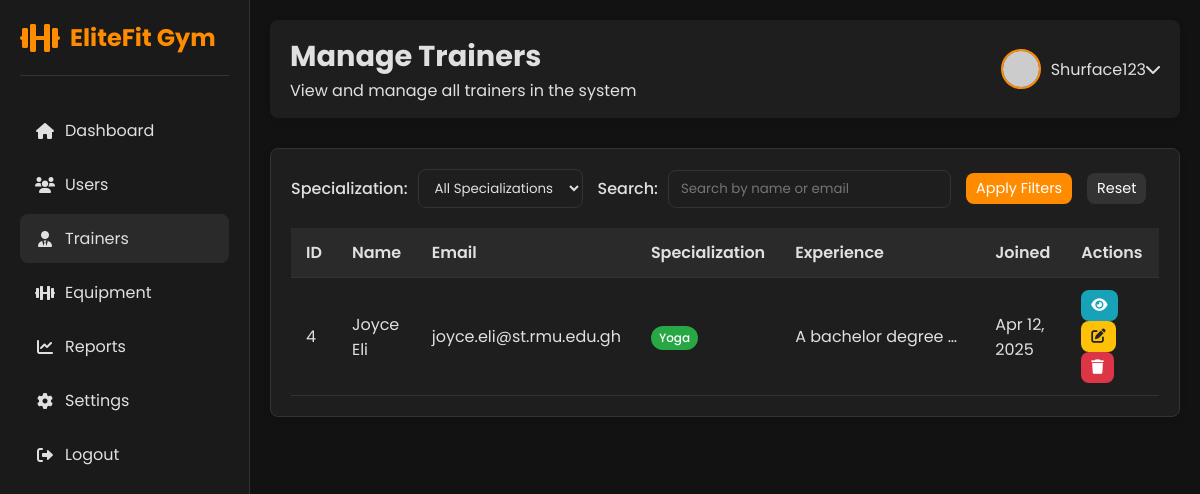
The app's page /Public/admin/trainers.php (signed in) with its own data.
### tables this page shows
CREATE TABLE IF NOT EXISTS `users` (
  `id` int NOT NULL AUTO_INCREMENT,
  `name` varchar(100) NOT NULL,
  `email` varchar(100) NOT NULL,
  `password` varchar(255) NOT NULL,
  `role` enum('Member','Trainer','Admin','EquipmentManager') NOT NULL,
  `experience_level` varchar(50) DEFAULT NULL,
  `fitness_goals` text,
  `preferred_routines` text,
  `created_at` timestamp NULL DEFAULT CURRENT_TIMESTAMP,
  `height` varchar(20) DEFAULT NULL,
  `weight` decimal(5,2) DEFAULT NULL,
  `date_of_birth` date DEFAULT NULL,
  `profile_image` varchar(255) DEFAULT NULL,
  `phone` varchar(20) DEFAULT NULL,
  `locked_until` datetime DEFAULT NULL,
  `failed_attempts` int DEFAULT '0',
  PRIMARY KEY (`id`),
  UNIQUE KEY `email` (`email`),
  KEY `idx_locked_until` (`locked_until`)
);

### Public/admin/trainers.php (the view, shortened to what this page needs)
<?php
$userName = $_SESSION['name'];
$search = isset($_GET['search']) ? $_GET['search'] : '';
$page = isset($_GET['page']) ? (int)$_GET['page'] : 1;
$perPage = 10;
$offset = ($page - 1) * $perPage;
$conn = connectDB();
$query = "SELECT id, name, email, experience_level AS specialization, fitness_goals AS experience, preferred_routines AS approach, created_at FROM users WHERE role = 'Trainer'";
$params = [];
$limitOffset = " ORDER BY created_at DESC LIMIT " . (int)$perPage . " OFFSET " . (int)$offset;
$query .= $limitOffset;
$stmt = $conn->prepare($query);
$stmt->execute($params);
$trainers = $stmt->fetchAll(PDO::FETCH_ASSOC);
$theme = isset($_COOKIE['admin_theme']) ? $_COOKIE['admin_theme'] : 'dark';
?>
<!DOCTYPE html>
<html lang="en" data-theme="<?php echo $theme; ?>">
<head>
   <link rel="stylesheet" href="https://cdnjs.cloudflare.com/ajax/libs/font-awesome/6.0.0-beta3/css/all.min.css">
</head>
<body>
   <div class="dashboard-container">
       <div class="sidebar">
           <div class="sidebar-header">
               <i class="fas fa-dumbbell fa-2x" style="color: var(--orange);"></i>
               <h2>EliteFit Gym</h2>
           </div>
           <ul class="sidebar-menu">
               <li><a href="dashboard.php"><i class="fas fa-home"></i> <span>Dashboard</span></a></li>
               <li><a href="users.php"><i class="fas fa-users"></i> <span>Users</span></a></li>
               <li><a href="trainers.php" class="active"><i class="fas fa-user-tie"></i> <span>Trainers</span></a></li>
               <li><a href="equipment-managers.php"><i class="fas fa-dumbbell"></i> <span>Equipment</span></a></li>
               <li><a href="reports.php"><i class="fas fa-chart-line"></i> <span>Reports</span></a></li>
               <li><a href="admin_settings.php"><i class="fas fa-cog"></i> <span>Settings</span></a></li>
               <li><a href="../logout.php"><i class="fas fa-sign-out-alt"></i> <span>Logout</span></a></li>
           </ul>
       </div>
       <div class="main-content">
           <div class="header">
               <div>
                   <h1>Manage Trainers</h1>
                   <p>View and manage all trainers in the system</p>
               </div>
               <div class="user-info">
                   <img src="https://randomuser.me/api/portraits/women/1.jpg" alt="User Avatar">
                   <div class="dropdown">
                       <div class="dropdown-toggle" onclick="toggleDropdown()">
                           <span><?php echo htmlspecialchars($userName); ?></span>
                           <i class="fas fa-chevron-down ml-2"></i>
                       </div>
                   </div>
               </div>
           </div>
           <div class="card">
               <form action="" method="get">
                   <div class="filter-section">
                       <div class="filter-group">
                           <label class="filter-label" for="specialization">Specialization:</label>
                           <select name="specialization" id="specialization" class="filter-select">
                               <option value="">All Specializations</option>
                           </select>
                       </div>
                       <div class="filter-group">
                           <label class="filter-label" for="search">Search:</label>
                           <input type="text" name="search" id="search" class="filter-input" placeholder="Search by name or email" value="<?php echo htmlspecialchars($search); ?>">
                       </div>
                       <button type="submit" class="btn btn-sm">Apply Filters</button>
                       <a href="trainers.php" class="btn btn-sm" style="background-color: var(--secondary);">Reset</a>
                   </div>
               </form>
               <div class="table-container">
                   <table class="table">
                       <thead>
                           <tr>
                               <th>ID</th>
                               <th>Name</th>
                               <th>Email</th>
                               <th>Specialization</th>
                               <th>Experience</th>
                               <th>Joined</th>
                               <th>Actions</th>
                           </tr>
                       </thead>
                       <tbody>
                           <?php if (count($trainers) > 0): ?>
                               <?php foreach ($trainers as $trainer): ?>
                                   <tr>
                                       <td><?php echo $trainer['id']; ?></td>
                                       <td><?php echo htmlspecialchars($trainer['name']); ?></td>
                                       <td><?php echo htmlspecialchars($trainer['email']); ?></td>
                                       <td>
                                           <span class="badge badge-success">
                                               <?php echo htmlspecialchars($trainer['specialization'] ?? 'N/A'); ?>
                                           </span>
                                       </td>
                                       <td class="truncate" title="<?php echo htmlspecialchars($trainer['experience'] ?? ''); ?>">
                                           <?php echo htmlspecialchars($trainer['experience'] ?? 'N/A'); ?>
                                       </td>
                                       <td><?php echo date('M d, Y', strtotime($trainer['created_at'])); ?></td>
                                       <td>
                                           <a href="view-trainer.php?id=<?php echo $trainer['id']; ?>" class="btn btn-sm btn-info" title="View"><i class="fas fa-eye"></i></a>
                                           <a href="edit-user.php?id=<?php echo $trainer['id']; ?>" class="btn btn-sm btn-warning" title="Edit"><i class="fas fa-edit"></i></a>
                                           <a href="javascript:void(0);" onclick="confirmDelete(<?php echo $trainer['id']; ?>, '<?php echo htmlspecialchars($trainer['name']); ?>')" class="btn btn-sm btn-danger" title="Delete"><i class="fas fa-trash"></i></a>
                                       </td>
                                   </tr>
                               <?php endforeach; ?>
                           <?php else: ?>
                               <tr>
                                   <td colspan="7" style="text-align: center;">No trainers found.</td>
                               </tr>
                           <?php endif; ?>
                       </tbody>
                   </table>
               </div>
           </div>
       </div>
   </div>
</body>
</html>

### Public/admin/trainers.php (style rules this page uses)
:root { --primary: #ff4d4d; --secondary: #333; --light: #f8f9fa; --dark: #212529; --success: #28a745; --danger: #dc3545; --warning: #ffc107; --info: #17a2b8; --border-radius: 8px; --orange: #FF8C00; --bg-light: #f5f7fa; --text-light: #333; --card-light: #ffffff; --border-light: #e0e0e0; --sidebar-light: #ffffff; --sidebar-text-light: #333; --sidebar-hover-light: #f0f0f0; --bg-dark: #121212; --text-dark: #e0e0e0; --card-dark: #1e1e1e; --border-dark: #333; --sidebar-dark: #1a1a1a; --sidebar-text-dark: #e0e0e0; --sidebar-hover-dark: #2a2a2a; }
[data-theme="dark"] { --bg-color: var(--bg-dark); --text-color: var(--text-dark); --card-bg: var(--card-dark); --border-color: var(--border-dark); --sidebar-bg: var(--sidebar-dark); --sidebar-text: var(--sidebar-text-dark); --sidebar-hover: var(--sidebar-hover-dark); --header-bg: var(--card-dark); }
* { margin: 0; padding: 0; box-sizing: border-box; font-family: 'Poppins', sans-serif; }
body { background-color: var(--bg-color); color: var(--text-color); transition: all 0.3s ease; }
.dashboard-container { display: flex; min-height: 100vh; }
.sidebar { width: 250px; background-color: var(--sidebar-bg); color: var(--sidebar-text); padding: 20px; position: fixed; height: 100vh; overflow-y: auto; transition: all 0.3s ease; border-right: 1px solid var(--border-color); z-index: 1000; }
.sidebar-header { display: flex; align-items: center; margin-bottom: 30px; padding-bottom: 20px; border-bottom: 1px solid var(--border-color); }
.sidebar-header h2 { font-size: 1.5rem; margin-left: 10px; color: var(--orange); }
.sidebar-menu { list-style: none; }
.sidebar-menu li { margin-bottom: 5px; }
.sidebar-menu a { display: flex; align-items: center; padding: 12px 15px; color: var(--sidebar-text); text-decoration: none; border-radius: var(--border-radius); transition: all 0.3s; }
.sidebar-menu a:hover, .sidebar-menu a.active { background-color: var(--sidebar-hover); }
.sidebar-menu a i { margin-right: 10px; width: 20px; text-align: center; }
.main-content { flex: 1; margin-left: 250px; padding: 20px; transition: all 0.3s ease; }
.header { display: flex; justify-content: space-between; align-items: center; margin-bottom: 30px; background-color: var(--header-bg); padding: 15px 20px; border-radius: var(--border-radius); box-shadow: 0 2px 10px rgba(0, 0, 0, 0.05); transition: all 0.3s ease; }
.header h1 { font-size: 1.8rem; color: var(--text-color); }
.user-info { display: flex; align-items: center; }
.user-info img { width: 40px; height: 40px; border-radius: 50%; margin-right: 10px; object-fit: cover; border: 2px solid var(--orange); }
.user-info .dropdown { position: relative; }
.user-info .dropdown-toggle { cursor: pointer; display: flex; align-items: center; color: var(--text-color); }
.card { background-color: var(--card-bg); border-radius: var(--border-radius); box-shadow: 0 2px 10px rgba(0, 0, 0, 0.05); padding: 20px; transition: all 0.3s ease; border: 1px solid var(--border-color); margin-bottom: 20px; }
.filter-section { display: flex; flex-wrap: wrap; gap: 15px; margin-bottom: 20px; align-items: center; }
.filter-group { display: flex; align-items: center; gap: 10px; }
.filter-label { font-weight: 500; color: var(--text-color); }
.filter-select, .filter-input { padding: 8px 12px; border-radius: var(--border-radius); border: 1px solid var(--border-color); background-color: var(--card-bg); color: var(--text-color); }
.table-container { overflow-x: auto; }
.table { width: 100%; border-collapse: collapse; }
.table th, .table td { padding: 12px 15px; text-align: left; border-bottom: 1px solid var(--border-color); }
.table th { font-weight: 600; color: var(--text-color); background-color: var(--sidebar-hover); }
.badge { display: inline-block; padding: 3px 8px; border-radius: 50px; font-size: 0.75rem; font-weight: 500; color: white; }
.badge-success { background-color: var(--success); }
.btn { padding: 8px 15px; background-color: var(--orange); color: white; border: none; border-radius: var(--border-radius); cursor: pointer; transition: all 0.3s; text-decoration: none; display: inline-block; }
.btn-sm { padding: 5px 10px; font-size: 0.9rem; }
.btn-danger { background-color: var(--danger); }
.btn-warning { background-color: var(--warning); color: #212529; }
.btn-info { background-color: var(--info); }
.truncate { max-width: 200px; white-space: nowrap; overflow: hidden; text-overflow: ellipsis; }

### records on screen
users: id "4", name "Joyce Eli", email "joyce.eli@st.rmu.edu.gh", experience_level "Yoga", fitness_goals "A bachelor degree…", created_at "Apr 12, 2025"

### other values on screen
$userName "Shurface123"
